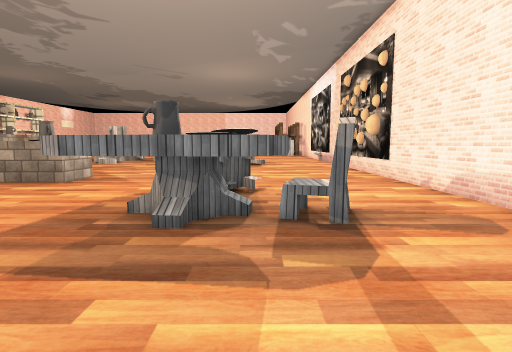
[1] (above)

18 first-person views from a walk through a Unity game level. The camera is 1.4 m above the floor, tilts 6° down and sees 80° across. The floor is counted in squares, 1 m on a side. Each view is taken from the middle of a square. On the plan, view 1 faces up. The plan holds only what a view shows up to about 14 squares ahead; the rest is blank. The place goes on beyond the plan. The player is left out. Some surface patterns are stand-ins.

[2]
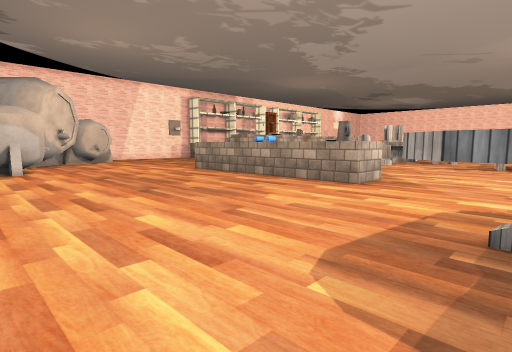

[3]
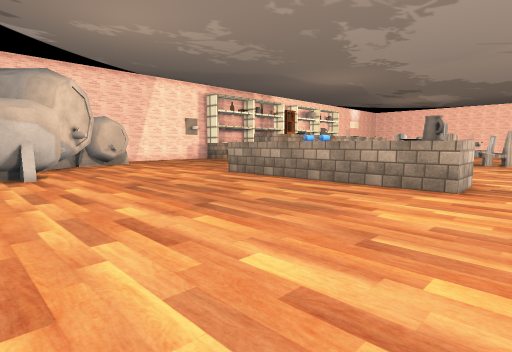

[4]
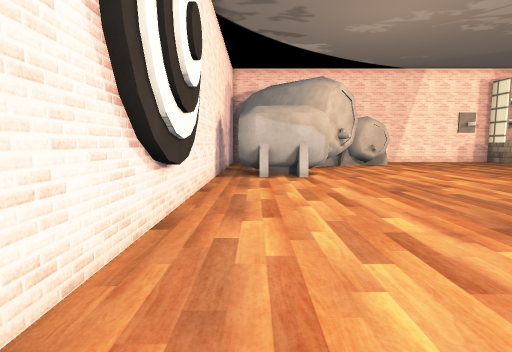

[5]
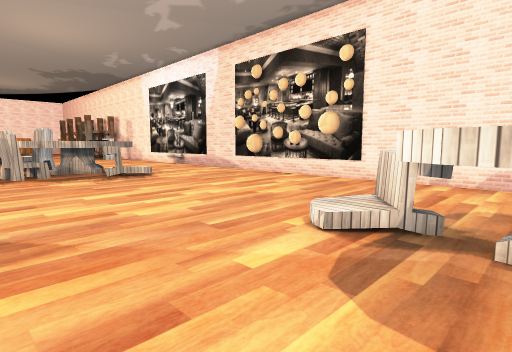

[6]
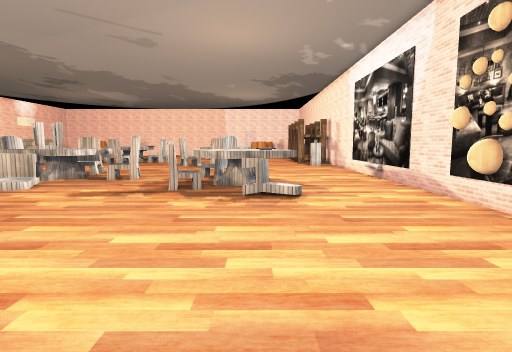

[7]
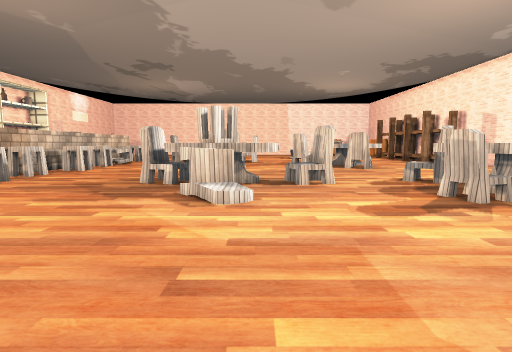

[8]
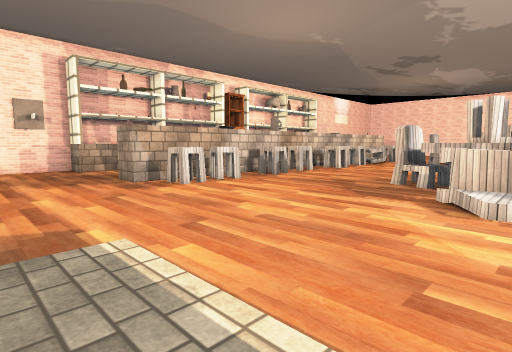

[9]
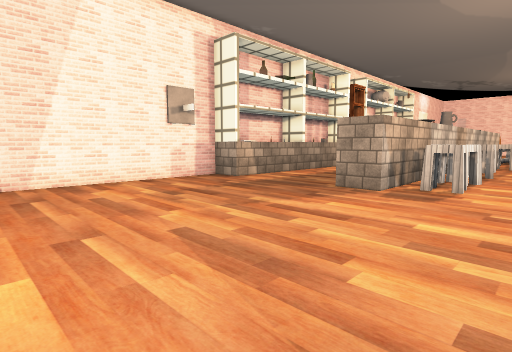

[10]
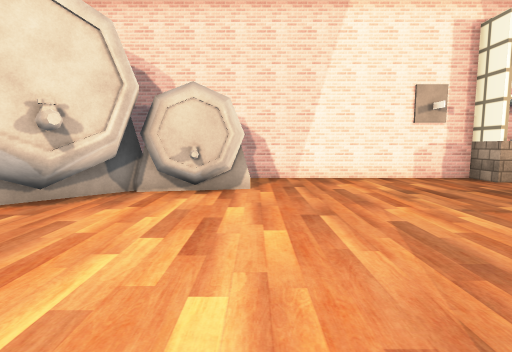

[11]
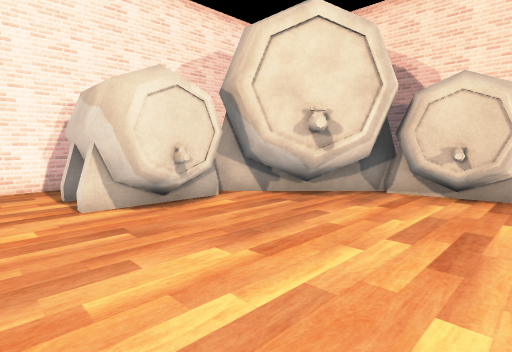

[12]
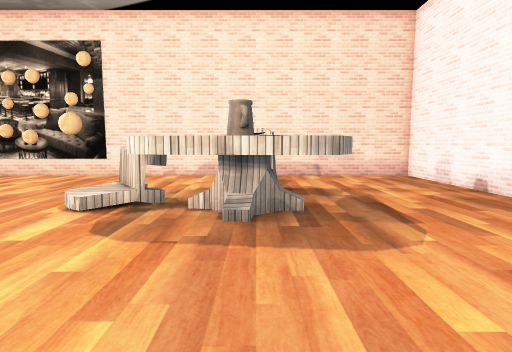

[13]
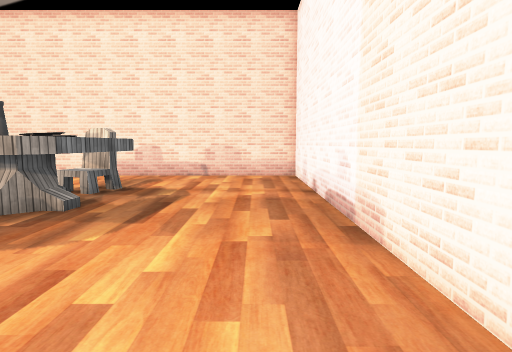

[14]
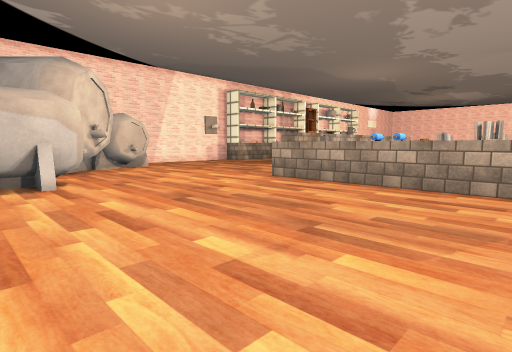

[15]
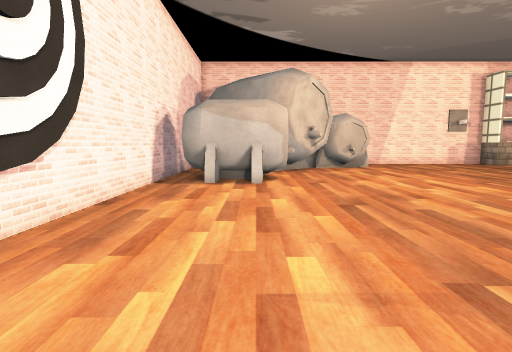

[16]
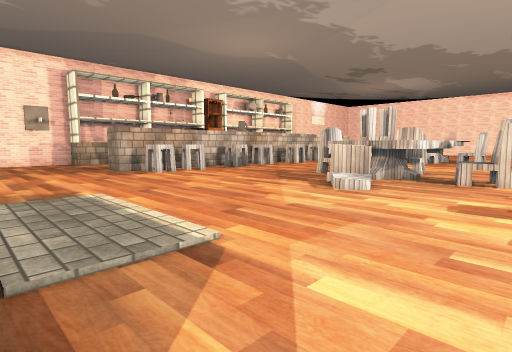

[17]
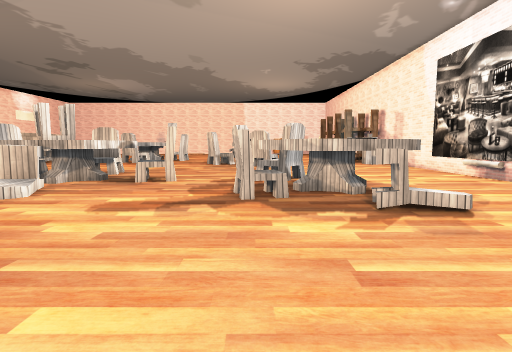

[18]
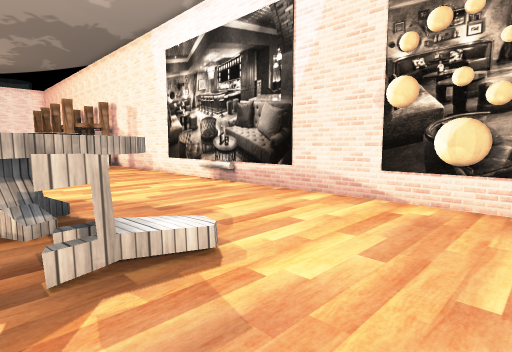

### Floor plan
Key: @ floor where view 1 was taken; # wall or solid block; . floor; / step, stairs or slope; ^ raised ledge; C chair; T table; S stool; O other object.
Columns run from 30 left of view 1 to 6 right of it. Each row starts with its distance up from view 1.
 28          SS.....  CC ......   ......#
 27           ......CC   TC....CC .....O#
 26          SS.....CCSSTCCC..CCC .....O#
 25         #SS......CSS TC....    .....#
 24         O........TTCT.....T TTT.....#
 23          SS.......CC......CTTT T....#
 22         #SS........O.....CCCTCT.....#
 21  O  ..  #SS.................TCO.....#
 20 #O^.... #SS..................C......#
 19 ##^....##..........................O#
 18 #..................................O#
 17 #...................................#
 16 #..................................O#
 15 #...................................#
 14 #...................................#
 13 #............     ^^^^^^............#
 12 #............  O O^  O#^............#
 11 #............^^^^^^^^^#^............#
 10 #...........................//......#
  9 #  ###.......................CC.....#
  8     ##.....................T C .....#
  7      ##....................TTT C....#
  6      ###...................TTTTCC...#
  5       ##...................TTTTC....#
  4        #####................TTT.....#
  3           ##........................#
  2           ##........................#
  1           ##........................#
  0           #............ ......@.....#
 -1           ###########################

Positions as (right, up) in squares from view 1, and headings:
1: (0, 0), facing up
2: (-2, 1), facing up-left
3: (-5, 1), facing up-left
4: (-6, 1), facing left
5: (-6, 7), facing up-right
6: (-1, 10), facing up
7: (-10, 14), facing up
8: (-10, 14), facing up-left
9: (-18, 10), facing up-left
10: (-17, 10), facing left
11: (-17, 10), facing down-left
12: (-8, 6), facing right
13: (-8, 1), facing right
14: (-8, 1), facing up-left
15: (-8, 3), facing left
16: (-6, 13), facing up-left
17: (-4, 14), facing up
18: (-2, 17), facing up-right
